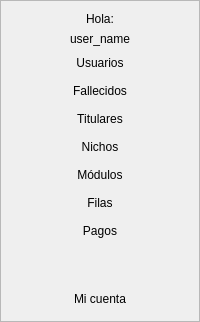
     <widget class="QFrame" name="frame_lateral_window">
      <property name="minimumSize">
       <size>
        <width>110</width>
        <height>0</height>
       </size>
      </property>
      <property name="maximumSize">
       <size>
        <width>200</width>
        <height>16777215</height>
       </size>
      </property>
      <property name="styleSheet">
       <string notr="true"/>
      </property>
      <property name="frameShape">
       <enum>QFrame::StyledPanel</enum>
      </property>
      <property name="frameShadow">
       <enum>QFrame::Raised</enum>
      </property>
      <layout class="QVBoxLayout" name="verticalLayout_5">
       <item>
        <widget class="QLabel" name="label_welcome">
         <property name="styleSheet">
          <string notr="true"/>
         </property>
         <property name="text">
          <string>Hola:</string>
         </property>
         <property name="alignment">
          <set>Qt::AlignCenter</set>
         </property>
        </widget>
       </item>
       <item>
        <widget class="QLabel" name="label_welcome_user_name">
         <property name="styleSheet">
          <string notr="true"/>
         </property>
         <property name="text">
          <string>user_name</string>
         </property>
         <property name="alignment">
          <set>Qt::AlignCenter</set>
         </property>
        </widget>
       </item>
       <item>
        <widget class="QPushButton" name="push_button_users">
         <property name="sizePolicy">
          <sizepolicy hsizetype="Expanding" vsizetype="Fixed">
           <horstretch>0</horstretch>
           <verstretch>0</verstretch>
          </sizepolicy>
         </property>
         <property name="font">
          <font>
           <pointsize>9</pointsize>
           <kerning>true</kerning>
          </font>
         </property>
         <property name="contextMenuPolicy">
          <enum>Qt::DefaultContextMenu</enum>
         </property>
         <property name="acceptDrops">
          <bool>false</bool>
         </property>
         <property name="layoutDirection">
          <enum>Qt::RightToLeft</enum>
         </property>
         <property name="text">
          <string>Usuarios</string>
         </property>
         <property name="icon">
          <iconset>
           <normaloff>C:/Users/small/Downloads/feather/users.svg</normaloff>C:/Users/small/Downloads/feather/users.svg</iconset>
         </property>
         <property name="iconSize">
          <size>
           <width>20</width>
           <height>20</height>
          </size>
         </property>
         <property name="checkable">
          <bool>true</bool>
         </property>
         <property name="autoDefault">
          <bool>false</bool>
         </property>
         <property name="flat">
          <bool>true</bool>
         </property>
        </widget>
       </item>
       <item>
        <widget class="QPushButton" name="push_button_deceased">
         <property name="sizePolicy">
          <sizepolicy hsizetype="Expanding" vsizetype="Fixed">
           <horstretch>0</horstretch>
           <verstretch>0</verstretch>
          </sizepolicy>
         </property>
         <property name="layoutDirection">
          <enum>Qt::RightToLeft</enum>
         </property>
         <property name="text">
          <string>Fallecidos</string>
         </property>
         <property name="icon">
          <iconset>
           <normaloff>C:/Users/small/Downloads/feather/user-minus.svg</normaloff>C:/Users/small/Downloads/feather/user-minus.svg</iconset>
         </property>
         <property name="iconSize">
          <size>
           <width>20</width>
           <height>20</height>
          </size>
         </property>
         <property name="checkable">
          <bool>true</bool>
         </property>
         <property name="autoDefault">
          <bool>false</bool>
         </property>
         <property name="default">
          <bool>false</bool>
         </property>
         <property name="flat">
          <bool>true</bool>
         </property>
        </widget>
       </item>
       <item>
        <widget class="QPushButton" name="push_button_holders">
         <property name="sizePolicy">
          <sizepolicy hsizetype="Expanding" vsizetype="Fixed">
           <horstretch>0</horstretch>
           <verstretch>0</verstretch>
          </sizepolicy>
         </property>
         <property name="layoutDirection">
          <enum>Qt::RightToLeft</enum>
         </property>
         <property name="text">
          <string>Titulares</string>
         </property>
         <property name="icon">
          <iconset>
           <normaloff>C:/Users/small/Downloads/feather/user-plus.svg</normaloff>C:/Users/small/Downloads/feather/user-plus.svg</iconset>
         </property>
         <property name="iconSize">
          <size>
           <width>20</width>
           <height>20</height>
          </size>
         </property>
         <property name="checkable">
          <bool>true</bool>
         </property>
         <property name="flat">
          <bool>true</bool>
         </property>
        </widget>
       </item>
       <item>
        <widget class="QPushButton" name="push_button_niches">
         <property name="sizePolicy">
          <sizepolicy hsizetype="Expanding" vsizetype="Fixed">
           <horstretch>0</horstretch>
           <verstretch>0</verstretch>
          </sizepolicy>
         </property>
         <property name="layoutDirection">
          <enum>Qt::RightToLeft</enum>
         </property>
         <property name="text">
          <string>Nichos</string>
         </property>
         <property name="icon">
          <iconset>
           <normaloff>C:/Users/small/Downloads/feather/archive.svg</normaloff>C:/Users/small/Downloads/feather/archive.svg</iconset>
         </property>
         <property name="iconSize">
          <size>
           <width>20</width>
           <height>20</height>
          </size>
         </property>
         <property name="checkable">
          <bool>true</bool>
         </property>
         <property name="flat">
          <bool>true</bool>
         </property>
        </widget>
       </item>
       <item>
        <widget class="QPushButton" name="push_button_modules">
         <property name="sizePolicy">
          <sizepolicy hsizetype="Expanding" vsizetype="Fixed">
           <horstretch>0</horstretch>
           <verstretch>0</verstretch>
          </sizepolicy>
         </property>
         <property name="layoutDirection">
          <enum>Qt::RightToLeft</enum>
         </property>
         <property name="text">
          <string>Módulos</string>
         </property>
         <property name="icon">
          <iconset>
           <normaloff>C:/Users/small/Downloads/feather/table.svg</normaloff>C:/Users/small/Downloads/feather/table.svg</iconset>
         </property>
         <property name="iconSize">
          <size>
           <width>20</width>
           <height>20</height>
          </size>
         </property>
         <property name="checkable">
          <bool>true</bool>
         </property>
         <property name="flat">
          <bool>true</bool>
         </property>
        </widget>
       </item>
       <item>
        <widget class="QPushButton" name="push_button_rows">
         <property name="sizePolicy">
          <sizepolicy hsizetype="Expanding" vsizetype="Fixed">
           <horstretch>0</horstretch>
           <verstretch>0</verstretch>
          </sizepolicy>
         </property>
         <property name="layoutDirection">
          <enum>Qt::RightToLeft</enum>
         </property>
         <property name="text">
          <string>Filas</string>
         </property>
         <property name="icon">
          <iconset>
           <normaloff>C:/Users/small/Downloads/feather/layers.svg</normaloff>C:/Users/small/Downloads/feather/layers.svg</iconset>
         </property>
         <property name="iconSize">
          <size>
           <width>20</width>
           <height>20</height>
          </size>
         </property>
         <property name="checkable">
          <bool>true</bool>
         </property>
         <property name="flat">
          <bool>true</bool>
         </property>
        </widget>
       </item>
       <item>
        <widget class="QPushButton" name="push_button_payments">
         <property name="sizePolicy">
          <sizepolicy hsizetype="Expanding" vsizetype="Fixed">
           <horstretch>0</horstretch>
           <verstretch>0</verstretch>
          </sizepolicy>
         </property>
         <property name="layoutDirection">
          <enum>Qt::RightToLeft</enum>
         </property>
         <property name="text">
          <string>Pagos</string>
         </property>
         <property name="icon">
          <iconset>
           <normaloff>C:/Users/small/Downloads/feather/credit-card.svg</normaloff>C:/Users/small/Downloads/feather/credit-card.svg</iconset>
         </property>
         <property name="iconSize">
          <size>
           <width>20</width>
           <height>20</height>
          </size>
         </property>
         <property name="checkable">
          <bool>true</bool>
         </property>
         <property name="flat">
          <bool>true</bool>
         </property>
        </widget>
       </item>
       <item>
        <spacer name="verticalSpacer">
         <property name="orientation">
          <enum>Qt::Vertical</enum>
         </property>
         <property name="sizeHint" stdset="0">
          <size>
           <width>20</width>
           <height>40</height>
          </size>
         </property>
        </spacer>
       </item>
       <item>
        <widget class="QPushButton" name="push_button_my_account">
         <property name="layoutDirection">
          <enum>Qt::RightToLeft</enum>
         </property>
         <property name="autoFillBackground">
          <bool>false</bool>
         </property>
         <property name="text">
          <string>Mi cuenta</string>
         </property>
         <property name="icon">
          <iconset>
           <normaloff>C:/Users/small/Downloads/feather/user-check.svg</normaloff>C:/Users/small/Downloads/feather/user-check.svg</iconset>
         </property>
         <property name="iconSize">
          <size>
           <width>20</width>
           <height>20</height>
          </size>
         </property>
         <property name="checkable">
          <bool>true</bool>
         </property>
         <property name="flat">
          <bool>true</bool>
         </property>
        </widget>
       </item>
      </layout>
     </widget>
